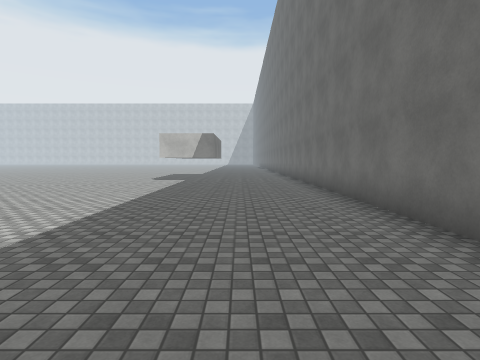
View 1 (above)

13 first-person views from a walk through a scene from a Unity 3-D project. The camera is 1.5 m above the floor, tilts 4° down and sees 80° across. The floor is counted in squares, 1.8 m on a side. Each view is taken from the middle of a square. On the plan, view 1 faces up. The plan holds only what a view shows up to about 10 squares ahead; the rest is blank. The place goes on beyond the plan. The player character is not drawn. Surface patterns are stand-ins for the level's own textures.

View 2
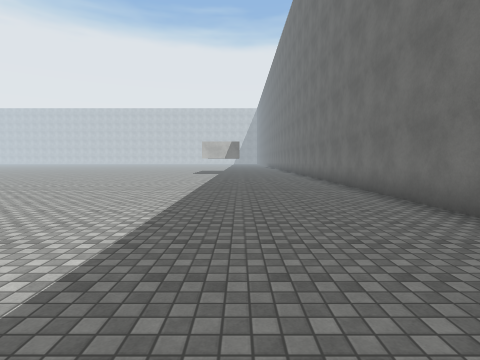

View 3
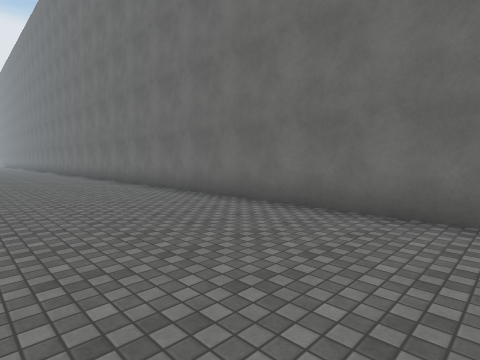

View 4
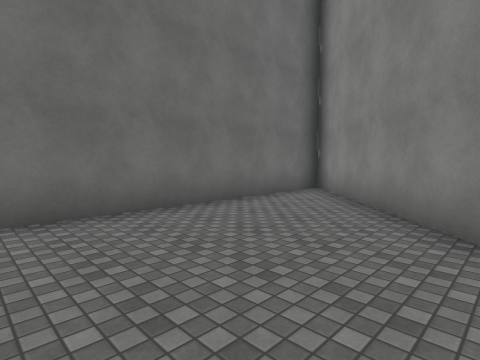

View 5
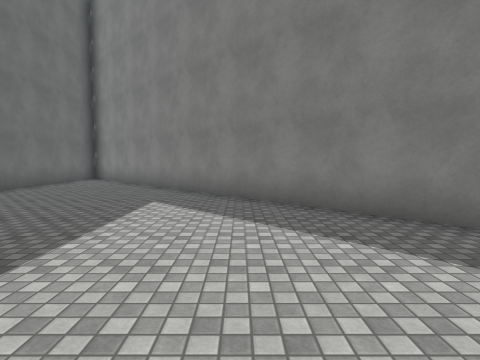

View 6
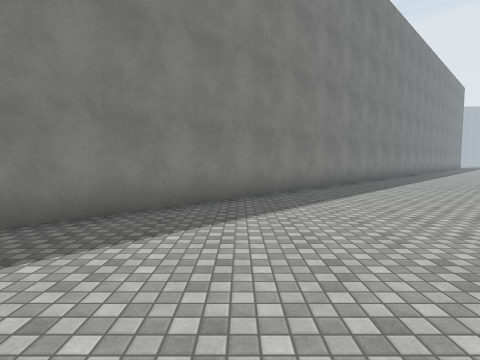

View 7
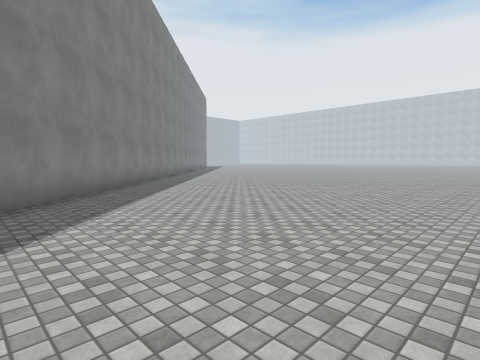

View 8
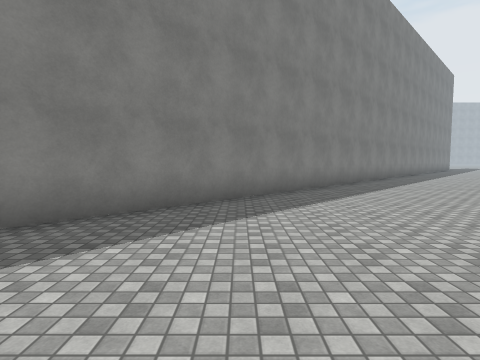

View 9
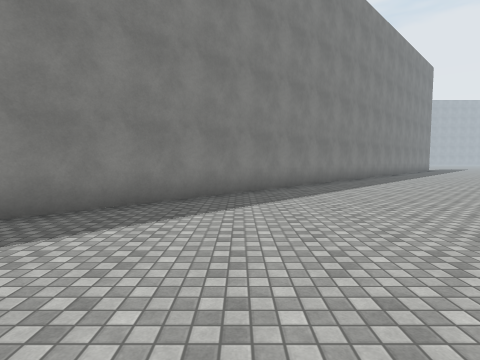

View 10
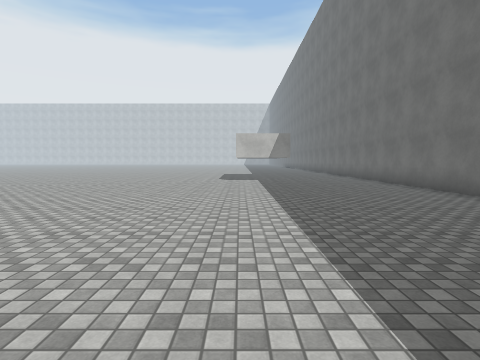

View 11
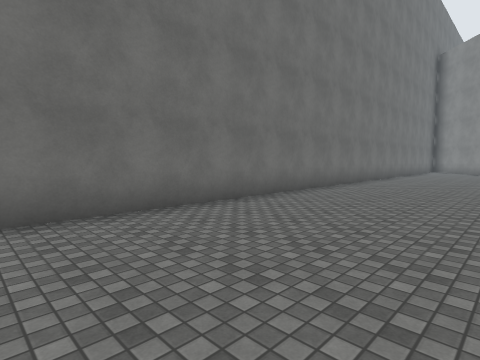

View 12
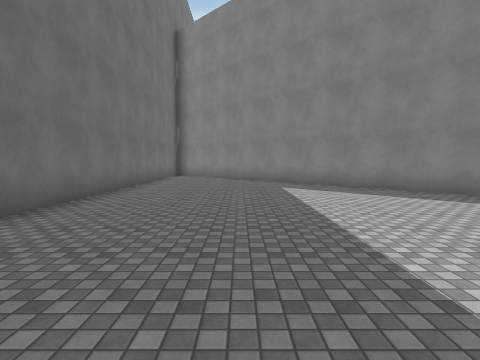

View 13
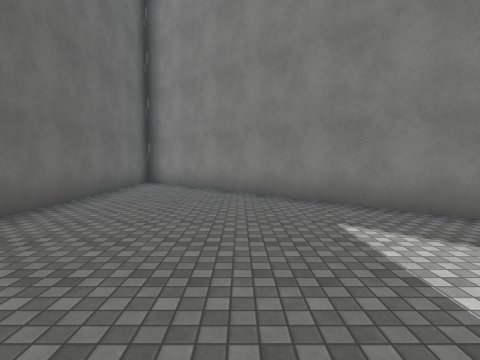

### Floor plan
Points are (right, up) in squares from view 1. A wall is a line through its corners. A room is listed if a view was taken in it or the views show most of it. See-through windows are left out.
Room 1 (views 1, 2, 3, 4, 5, 6, 7, 8, 9, 10, 11, 12, 13)
walls: (-18.1, 7.8) (2.4, -12.8) (2.4, 10)

Positions as (right, up) in squares from view 1, and headings:
1: (0, 0), facing up
2: (-1, -5), facing up
3: (-2, -7), facing up-right
4: (-2, -5), facing down-right
5: (-4, 0), facing down
6: (-2, -2), facing left
7: (-4, -1), facing up-left
8: (-6, 2), facing left
9: (-8, 5), facing left
10: (-3, 0), facing up
11: (-2, 10), facing down-right
12: (-1, 3), facing down
13: (-1, -2), facing down
